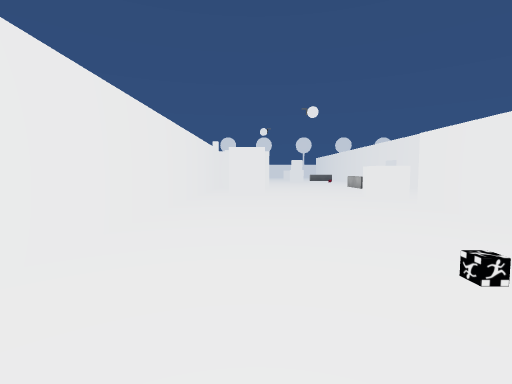
View 1 (above)

16 first-person views from a walk through a scene from a Unity 3-D project. The camera is 1.2 m above the floor, tilts 4° down and sees 85° across. The floor is counted in squares, 2 m on a side. Each view is taken from the middle of a square. On the plan, view 1 faces up. The plan holds only what a view shows up to about 9 squares ahead; the rest is blank. The place goes on beyond the plan. The player is left out. Some surface patterns are stand-ins.

View 2
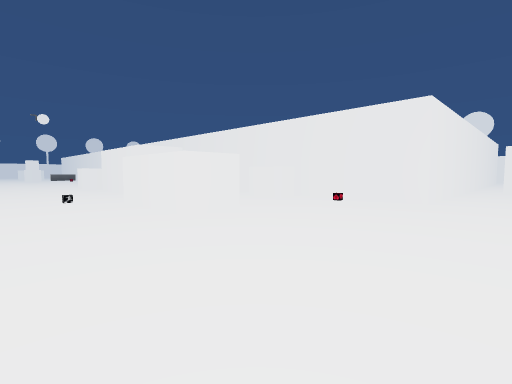

View 3
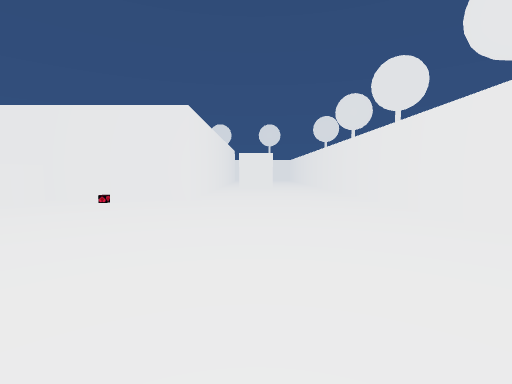

View 4
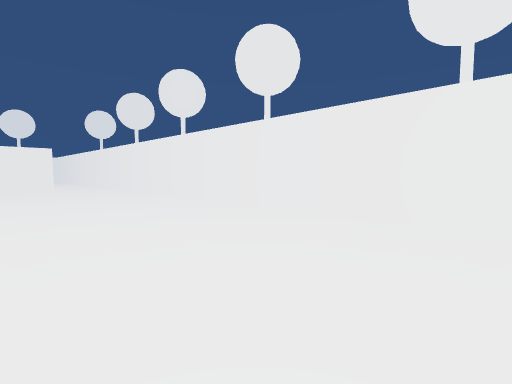

View 5
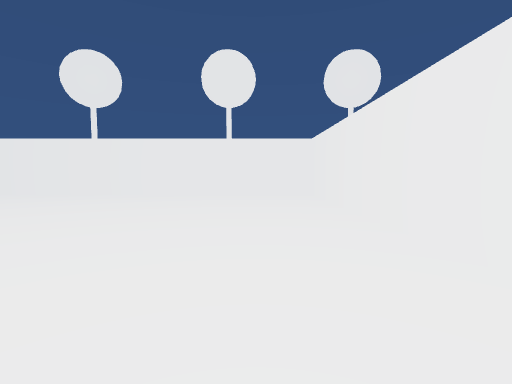

View 6
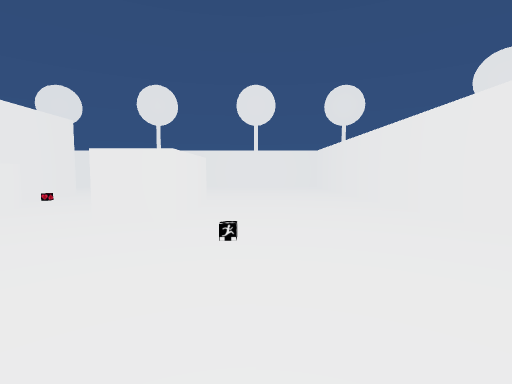

View 7
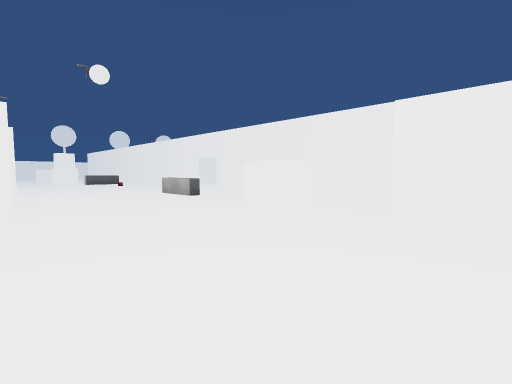

View 8
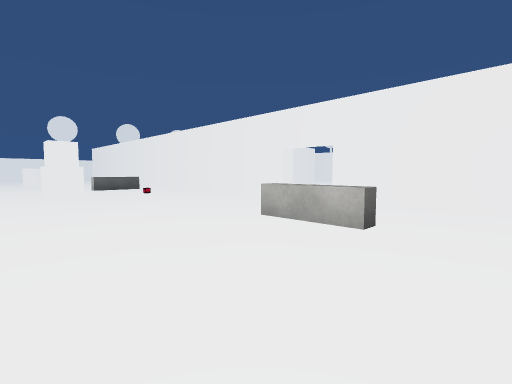

View 9
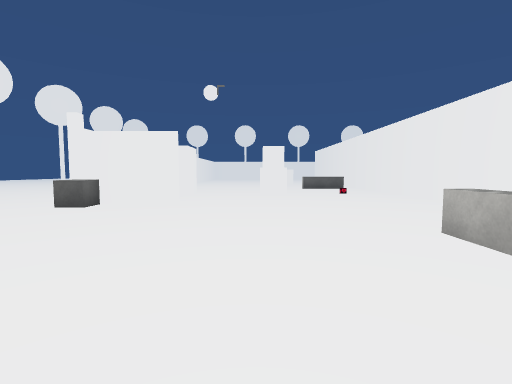

View 10
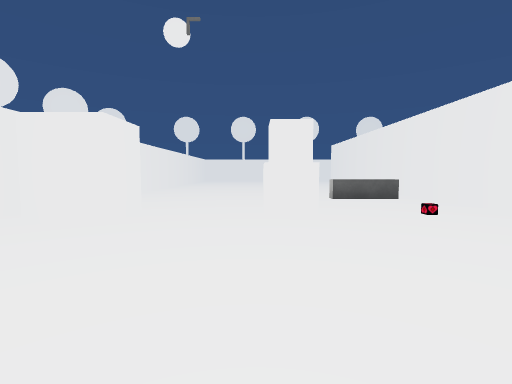

View 11
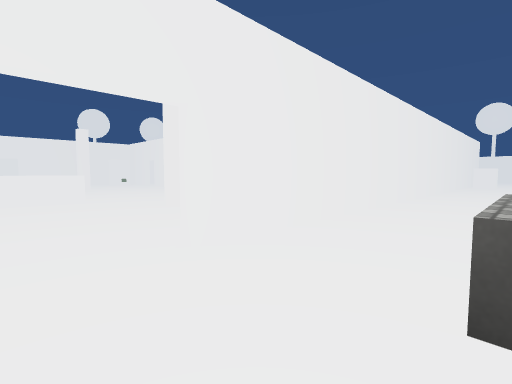

View 12
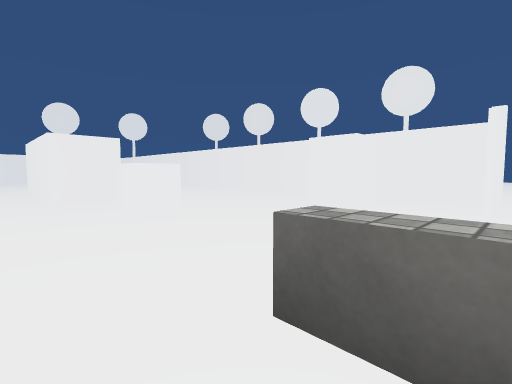

View 13
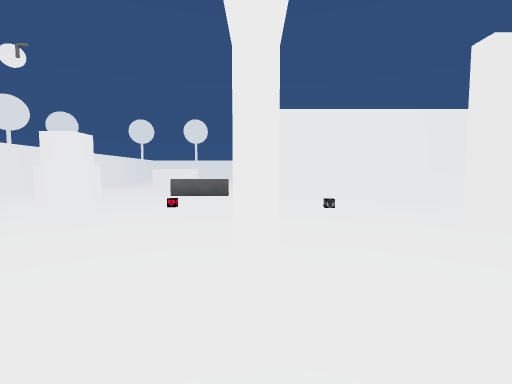

View 14
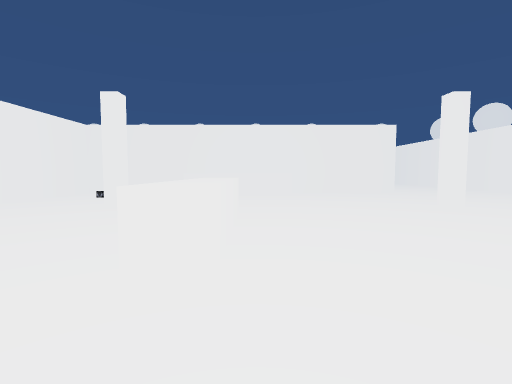

View 15
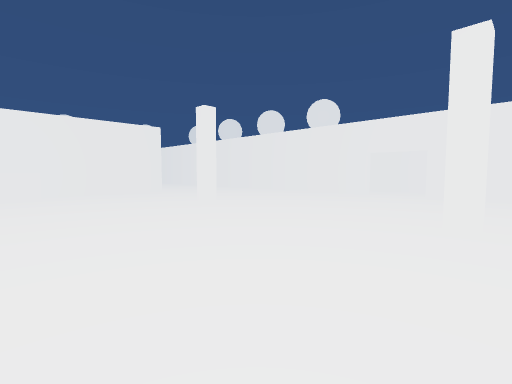

View 16
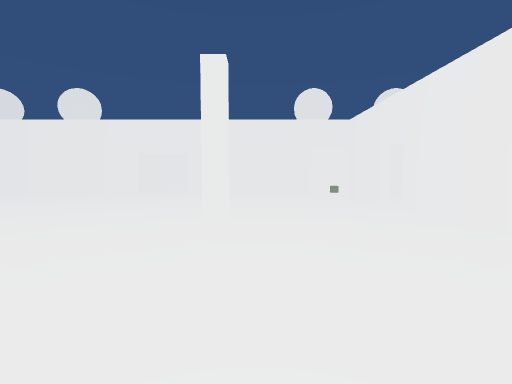

### Floor plan
Points are (right, up) in squares from view 1. A wall is a line through its corners. A room is listed if a view was taken in it or the views show most of it. See-through windows are left out.
Room 1 (views 1, 2, 3, 4, 5)
walls: (3, -1.6) (2, -1.6) (2, 0.6); (9.4, -3.6) (5.9, -3.6) (5.9, 0.4); (10, -5.6) (10, -4.4); (-1.5, 0.5) (-1.5, -7.5) (9.4, -7.5)
ways out: opening at (0.5, -0.5) to room 2; opening at (4.5, -0.5) to room 2; opening at (10, -6); opening at (10.5, -4)
objects: other object (5, -2); other object (5, 0)
Room 2 (views 6, 7, 8, 9, 10, 11, 12)
walls: (-0.5, 10.6) (0.5, 10.6); (0.6, 14.4) (-0.5, 14.4); (5.9, 13.1) (5.9, 20.5); (-1.5, 7.5) (-1.5, 0.5); (2.9, 3.1) (2.9, 5) (4.1, 5) (4.1, 2); (2, 0.6) (3, 0.6); (5.9, 0.4) (5.9, 11.9)
low walls: (4.1, 11) (4.1, 10.2) (3.9, 10.2) (3.9, 11.8); (5.4, 19.3) (4.9, 19.3)
ways out: opening at (0.5, -0.5) to room 1; opening at (4.5, -0.5) to room 1; opening at (6, 12.5) to room 3
objects: other object (-1, 8) to (0, 9); other object (-1, 10) to (-1, 11); other object (-1, 14); other object (-1, 15); other object (-1, 16) to (0, 17); other object (1, 2); other object (2, 17); other object (3, 7); other object (5, 17)
Room 3 (views 13, 14, 15, 16)
walls: (12.1, 17.7) (9, 17.7) (9, 18.2); (18.4, 13.1) (18.4, 19.1); (13.6, 7.6) (15.8, 7.6); (15.1, 18.2) (6.1, 18.2) (6.1, 15.2); (18.4, 7.5) (18.4, 11.9)
low walls: (10.8, 13.8) (10.8, 11.5) (10.2, 11.5) (10.2, 12.8)
ways out: opening at (6, 12.5) to room 2; opening at (17, 7.3); opening at (19, 12.5)
objects: other object (7, 17); other object (8, 10) to (9, 11); other object (9, 15); other object (14, 10) to (15, 11); other object (15, 15); other object (17, 8); other object (18, 8)

Positions as (right, up) in squares from view 1, and headings:
1: (0, 0), facing up
2: (0, -5), facing up-right
3: (0, -5), facing right
4: (0, -4), facing down-right
5: (0, 0), facing down
6: (1, 4), facing down
7: (0, 4), facing up-right
8: (1, 9), facing up-right
9: (2, 9), facing up
10: (2, 13), facing up
11: (4, 13), facing down-right
12: (5, 11), facing down-left
13: (6, 12), facing up
14: (11, 10), facing up
15: (11, 10), facing up-right
16: (11, 10), facing right
